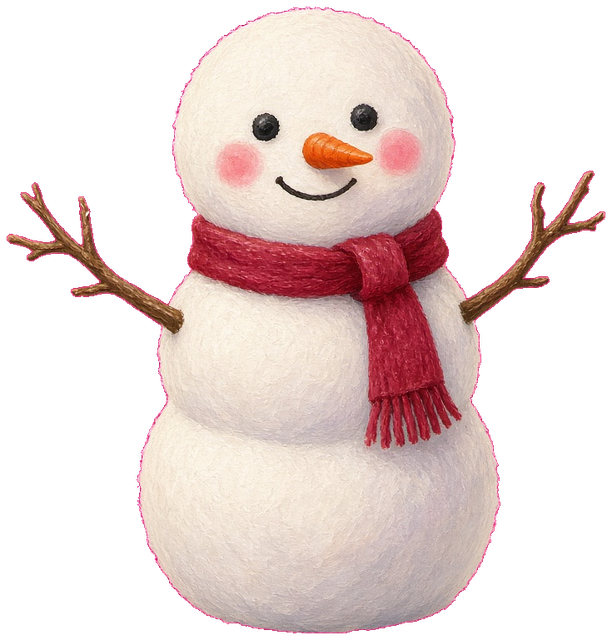
#> input picture ghost-word-run/assets/christmas/snowman_normal.png, 612 x 640 px
$ python make_icons.py
#> lines starting #> are read from the running program, lines starting #| are printed output that depends on the picture
"""Build Christmas Word Run icons from the raster Snowy art."""
from pathlib import Path
from PIL import Image, ImageDraw

ROOT = Path(__file__).resolve().parent.parent
SNOWY = ROOT / "assets" / "christmas" / "snowman_normal.png"


def background(size):
#> called with size = 768
    image = Image.new("RGB", (size, size), "#123e42")
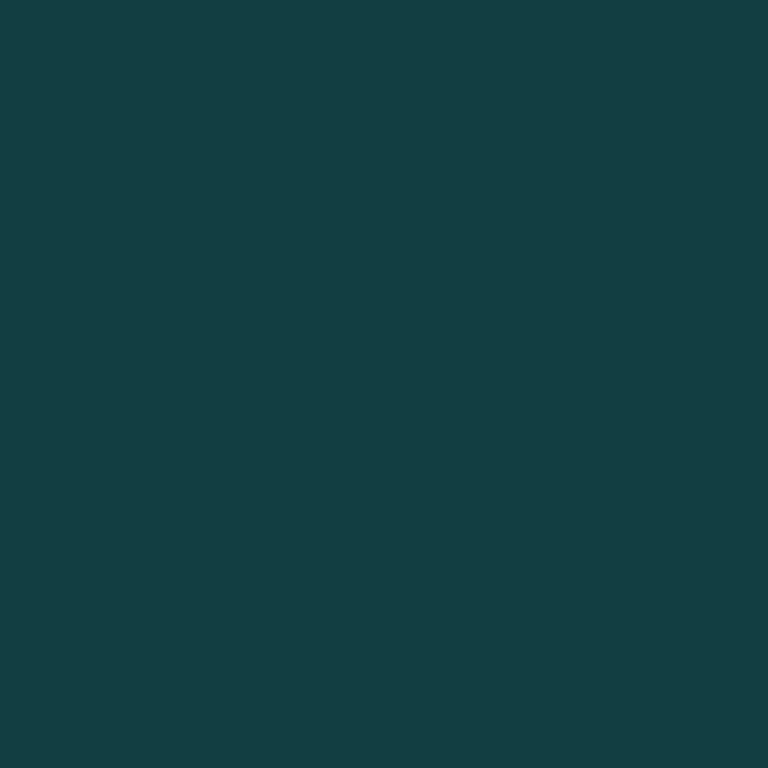
#> image: PIL image 768x768 RGB; mean R, G, B 18, 62, 66
    draw = ImageDraw.Draw(image)
    top = (37, 104, 95)
    bottom = (15, 54, 62)
    for y in range(size):
        t = y / (size - 1)
        color = tuple(round(a + (b - a) * t) for a, b in zip(top, bottom))
        draw.line((0, y, size, y), fill=color)
    return image


def draw_icon(size, maskable=False):
    # Draw large, then shrink, so Snowy's edges stay smooth on the tile.
    scale = 4
    canvas_size = size * scale
    canvas = background(canvas_size).convert("RGBA")
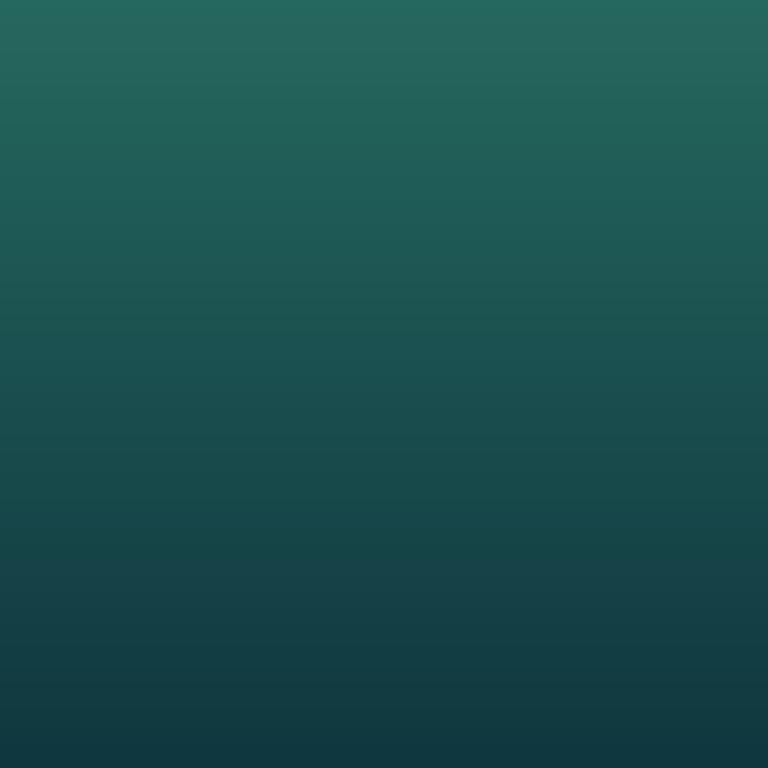
#> canvas: PIL image 768x768 RGBA; mean R, G, B, A 26, 79, 78.5, 255
    snowy = Image.open(SNOWY).convert("RGBA")
#> snowy is the input picture: PIL image 612x640 RGBA; mean R, G, B, A 102.4, 84.2, 82.1, 121.3
    snowy = snowy.crop(snowy.getbbox())
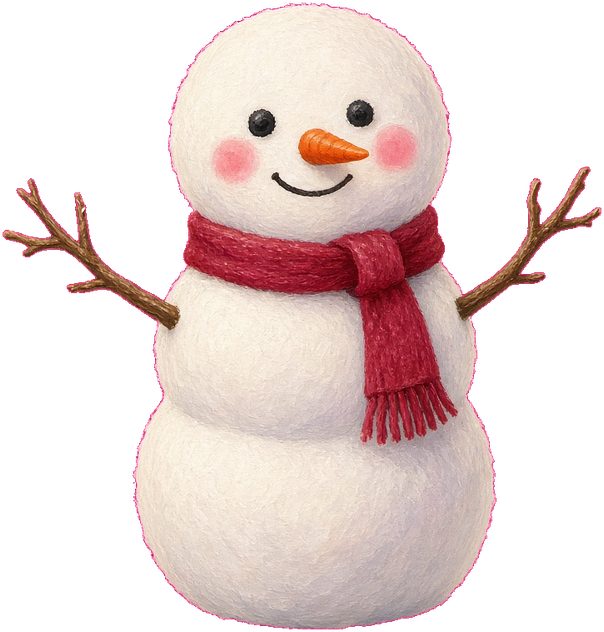
#> snowy: PIL image 604x632 RGBA; mean R, G, B, A 105.1, 86.4, 84.2, 124.5; transparent parts drawn white
    # Maskable icons keep the whole snowman inside the center safe circle.
    fit = 0.72 if maskable else 0.9
    limit = int(canvas_size * fit)
    width, height = snowy.size
#> width = 604; height = 632
    ratio = min(limit / width, limit / height)
#> ratio = 1.09
    snowy = snowy.resize(
        (max(1, round(width * ratio)), max(1, round(height * ratio))),
        Image.Resampling.LANCZOS,
    )
#> snowy: PIL image 660x691 RGBA
    x = (canvas_size - snowy.width) // 2
#> x = 54
    y = (canvas_size - snowy.height) // 2
#> y = 38
    canvas.alpha_composite(snowy, (x, y))
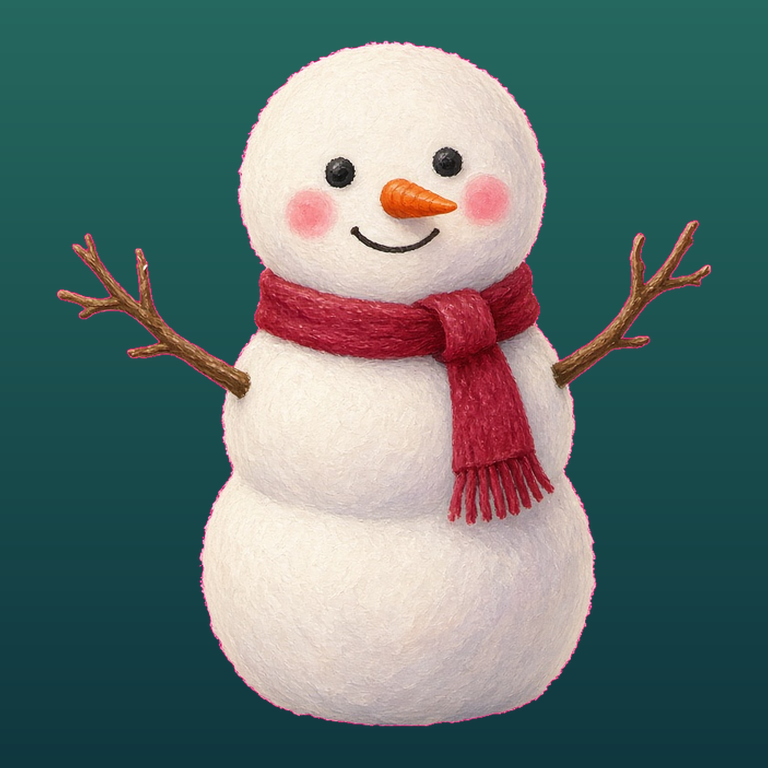
#> canvas: PIL image 768x768 RGBA; mean R, G, B, A 95.7, 116, 113.2, 255
    return canvas.convert("RGB").resize((size, size), Image.Resampling.LANCZOS)
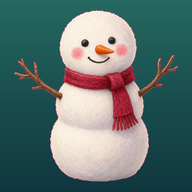
#> returned value: PIL image 192x192 RGB; mean R, G, B 95.7, 116, 113.2


def main():
    out = ROOT / "icons"
    out.mkdir(exist_ok=True)
    for size in (192, 512):
        draw_icon(size).save(out / f"icon-{size}.png")
    draw_icon(512, True).save(out / "icon-maskable-512.png")
#> call 3 of draw_icon, with size = 512, maskable = True
#> in draw_icon (call 3), `canvas.alpha_composite(snowy, (x, y))`:
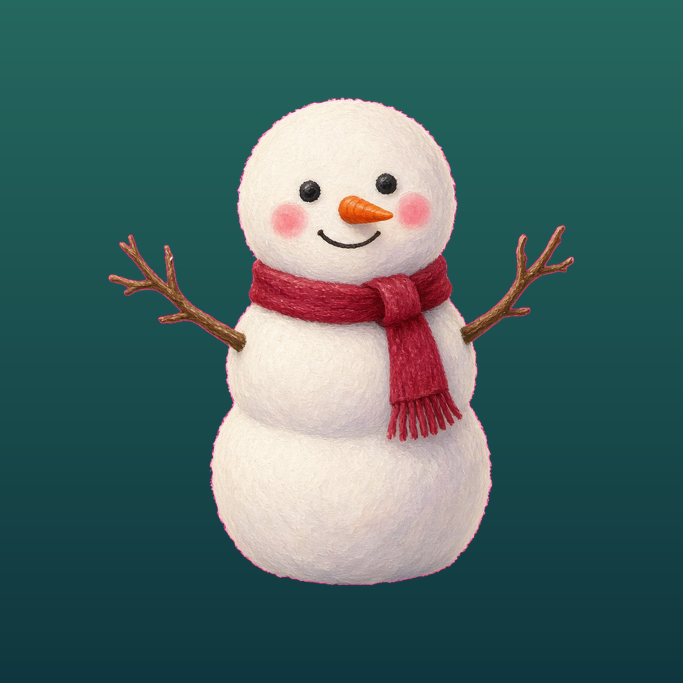
#> canvas: PIL image 2048x2048 RGBA (shown at 1/3 size); mean R, G, B, A 70.6, 102.6, 100.7, 255
#> in draw_icon (call 3), `return canvas.convert("RGB").resize((size, size), Image.Resampling.LAN..`:
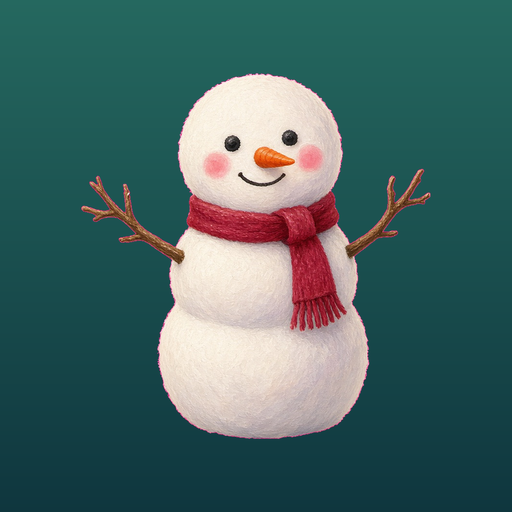
#> returned value: PIL image 512x512 RGB; mean R, G, B 70.6, 102.6, 100.7


if __name__ == "__main__":
    main()
